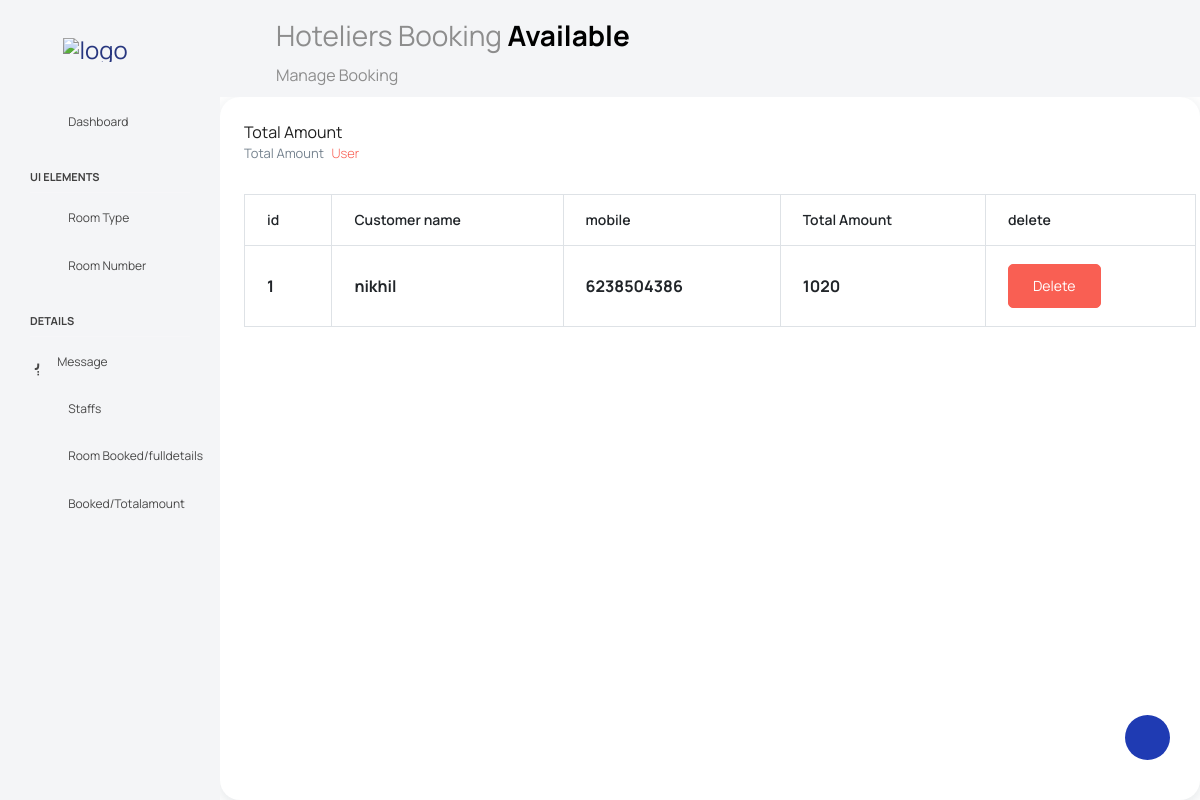
Before: /Backend/customertotalamount_page/ with the older database file.
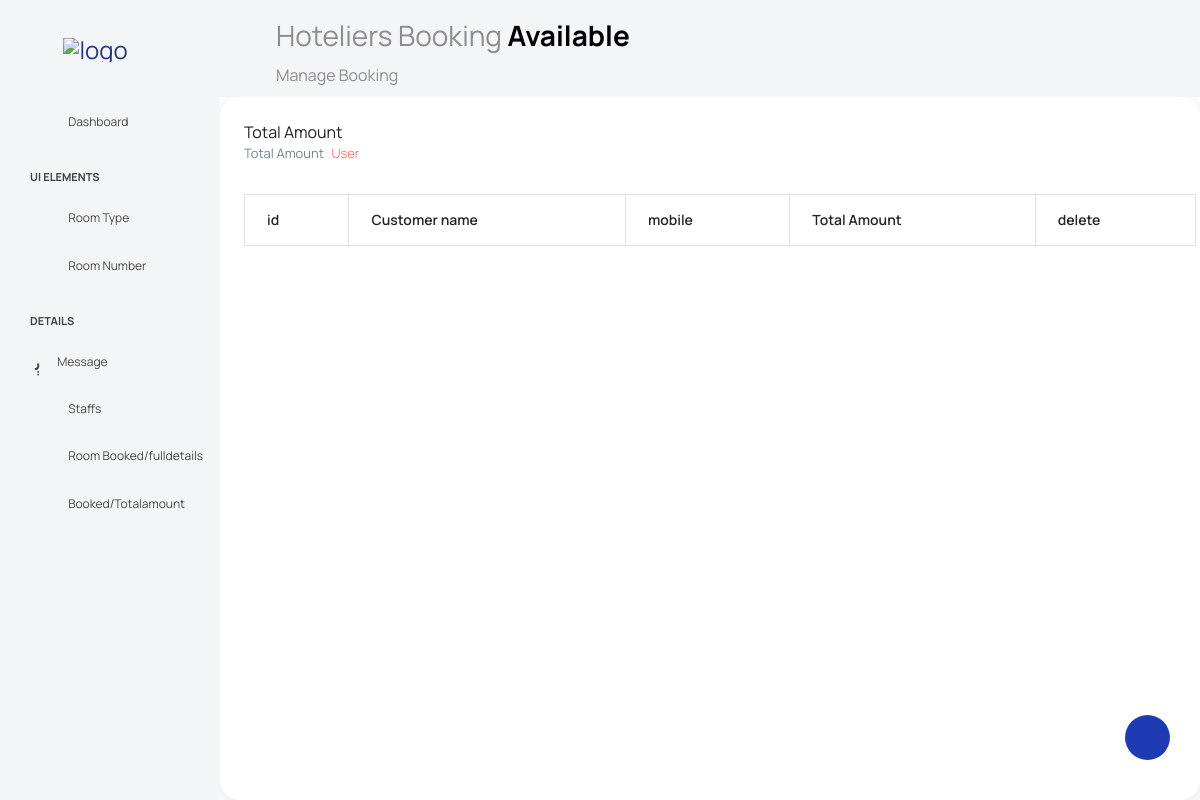
After: the same page with the newer database file.
### webapp/models.py (models this page shows, shortened)
class Totaldb(models.Model):
    BOOKING = models.ForeignKey(bookingdb, on_delete=models.CASCADE, null=True, blank=True, related_name='totals')
    CUSTOMERNAME = models.CharField(max_length=100, null=True, blank=True)
    MOBILE = models.CharField(max_length=15, null=True, blank=True)  # Fixed: CharField for phone
    TOTALPRICE = models.IntegerField(null=True, blank=True)

### Backend/views.py (the view)
# urls.py: path('customertotalamount_page/', views.customertotalamount_page, name="customertotalamount_page"),
def customertotalamount_page(request):
    data=Totaldb.objects.all()
    return render(request,"13fewdetails.html",{'data':data})

### Backend/templates/13fewdetails.html (shortened to what this page needs)
<!DOCTYPE html>
{% extends '0index.html' %}
{% block content %}
<html lang="en">
<head>
</head>
<body>
<div class="card">
                <div class="card-body" style="width:1000px;>
                  <h4 class="card-title">Total Amount</h4>
                  <p class="card-description">
                    Total Amount <code>User</code>
                  </p>
                  <div class="table-responsive pt-3">
                    <table class="table table-bordered">
                      <thead>
                        <tr>
                          <th>id</th>
                            <th>Customer name</th>
                            <th>mobile</th>
                             <th>Total Amount</th>
                            <th>delete</th>
                        </tr>
                      </thead>
                      <tbody>
   {% for d in data %}
                        <tr >
                            <th>{{d.id}}</th>
                           <th>{{d.CUSTOMERNAME}}</th>
                            <th>{{d.MOBILE}}</th>
                            <th>{{d.TOTALPRICE}}</th>
                                 <td>
                                <a href="{% url 'deletecustomertotalamount_page' del_id=d.id %}">
                                <button type="button" class="btn btn-danger">Delete</button>
                                   </a>
                               </td>
                        </tr>
    {% endfor %}
                      </tbody>
                    </table>
                  </div>
                </div>
</body>
</html>
{% endblock %}

### Backend/templates/0index.html (shortened to what this page needs)
<!DOCTYPE html>
{% load static %}
<html lang="en">
<head>
  <link rel="stylesheet" href="{% static 'vendors/feather/feather.css' %}">
  <link rel="stylesheet" href="{% static 'vendors/mdi/css/materialdesignicons.min.css' %}">
  <link rel="stylesheet" href="{% static 'vendors/ti-icons/css/themify-icons.css' %}">
  <link rel="stylesheet" href="{% static 'vendors/typicons/typicons.css' %}">
  <link rel="stylesheet" href="{% static 'vendors/simple-line-icons/css/simple-line-icons.css' %}">
  <link rel="stylesheet" href="{% static 'vendors/css/vendor.bundle.base.css' %}">
  <link rel="stylesheet" href="{% static 'vendors/datatables.net-bs4/dataTables.bootstrap4.css' %}">
  <link rel="stylesheet" href="{% static 'js/select.dataTables.min.css' %}">
  <link rel="stylesheet" href="{% static 'css/vertical-layout-light/style.css' %}">
</head>
<body>
  <div class="container-scroller">
    <nav class="navbar default-layout col-lg-12 col-12 p-0 fixed-top d-flex align-items-top flex-row">
      <div class="text-center navbar-brand-wrapper d-flex align-items-center justify-content-start">
        <div class="me-3">
          <button class="navbar-toggler navbar-toggler align-self-center" type="button" data-bs-toggle="minimize">
            <span class="icon-menu"></span>
          </button>
        </div>
        <div>
          <a class="navbar-brand brand-logo" href="#">
            <img src="{% static 'images/img.png' %}" alt="logo" />
          </a>
        </div>
      </div>
      <div class="navbar-menu-wrapper d-flex align-items-top">
        <ul class="navbar-nav">
          <li class="nav-item font-weight-semibold d-none d-lg-block ms-0">
            <h1 class="welcome-text">Hoteliers Booking <span class="text-black fw-bold">Available</span></h1>
            <h3 class="welcome-sub-text">Manage Booking </h3>
          </li>
        </ul>
      </div>
    </nav>
    <div class="container-fluid page-body-wrapper">
      <div class="theme-setting-wrapper">
        <div id="settings-trigger"><i class="ti-settings"></i></div>
      </div>
      <nav class="sidebar sidebar-offcanvas" id="sidebar">
        <ul class="nav">
          <li class="nav-item">
            <a class="nav-link" href="{% url 'index_page' %}">
              <i class="mdi mdi-grid-large menu-icon"></i>
              <span class="menu-title">Dashboard</span>
            </a>
          </li>
          <li class="nav-item nav-category">UI Elements</li>
          <li class="nav-item">
            <a class="nav-link" data-bs-toggle="collapse" href="#ui-basic" aria-expanded="false" aria-controls="ui-basic">
              <i class="menu-icon mdi mdi-floor-plan"></i>
              <span class="menu-title">Room Type</span>
              <i class="menu-arrow"></i>
            </a>
          </li>
           <li class="nav-item">
            <a class="nav-link" data-bs-toggle="collapse" href="#ui-basic" aria-expanded="false" aria-controls="ui-basic">
              <i class="menu-icon mdi mdi-floor-plan"></i>
              <span class="menu-title">Room Number</span>
              <i class="menu-arrow"></i>
            </a>
          </li>
          <li class="nav-item nav-category">Details</li>
          <li class="nav-item">
            <a class="nav-link" data-bs-toggle="collapse" href="#form-elements" aria-expanded="false" aria-controls="form-elements">
              <i class="menu-icon mdi mdi-card-text-outline"></i>
              <span class="menu-title">Message</span>
              <i class="menu-arrow"></i>
            </a>
          </li>
          <li class="nav-item">
            <a class="nav-link" data-bs-toggle="collapse" href="#charts" aria-expanded="false" aria-controls="charts">
              <i class="menu-icon mdi mdi-chart-line"></i>
              <span class="menu-title">Staffs</span>
              <i class="menu-arrow"></i>
            </a>
          </li>
          <li class="nav-item">
            <a class="nav-link" data-bs-toggle="collapse" href="#tables" aria-expanded="false" aria-controls="tables">
              <i class="menu-icon mdi mdi-table"></i>
              <span class="menu-title">Room Booked/fulldetails </span>
              <i class="menu-arrow"></i>
            </a>
          </li>
                <li class="nav-item">
            <a class="nav-link" data-bs-toggle="collapse" href="#tables" aria-expanded="false" aria-controls="tables">
              <i class="menu-icon mdi mdi-table"></i>
              <span class="menu-title">Booked/Totalamount </span>
              <i class="menu-arrow"></i>
            </a>
          </li>
        </ul>
      </nav>
      {% block content %}{% endblock %}
  </div>
</body>
</html>

Changed rows visible on the page:
removed Totaldb: id "1", CUSTOMERNAME "nikhil", MOBILE "6238504386", TOTALPRICE "1020"
